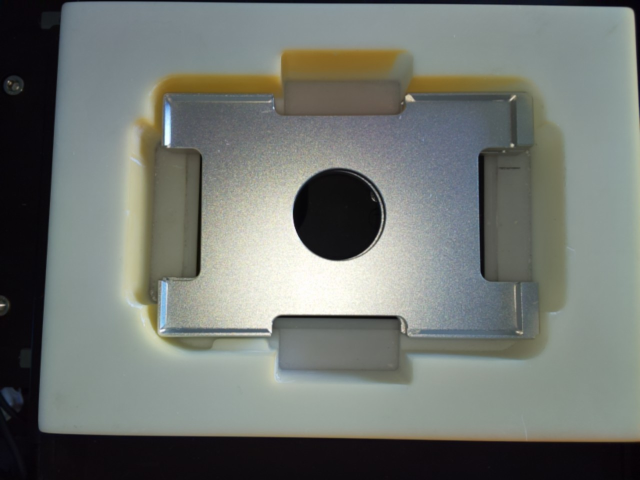
#> input picture vision/reference_images/view/microscope_20261103_232336.jpg, 1280 x 960 px (shown at 1/2 size); its folder holds only this picture in this run
$ python -i occupancy.py   (imports and definitions only)   (older library calls are emulated)
#> lines starting #> are read from the running program, lines starting #| are printed output that depends on the picture
#> further down, picture is the input picture: shape (960, 1280, 3); mean B, G, R 112.7, 117.7, 113
"""Is there a plate in this seat? One picture in, `full` / `empty` / `unsure` out, by distance from the seat's EMPTY pictures.

The plate is never modelled (hundreds of types and colours, labs differ in lighting and background): each station keeps its own
empty references under reference_images/occupancy/<station>/empty_<stamp>_<camera>.jpg and the question is only "how far is
the live picture from the nearest empty one", measured against how far the empties are from each other. `full_*` pictures
are not used by the verdict.

Level 1 (no learning). Grey, region of interest (ROI, fractions of the frame: the central 60 % for the down camera over a seat,
the lower third for the front camera at a slot mouth, per-station overrides in ROI), 320 px wide, Gaussian blur. Three differences between the live ROI and one empty reference, all 0 for identical pictures:
  ncc   1 - normalised cross-correlation (cv2.matchTemplate TM_CCOEFF_NORMED), the live centre searched over +-SHIFT px in the
        reference so a millimetre of arm repeatability does not count as a difference
  grad  1 - normalised cross-correlation of the Sobel gradient magnitude maps (structure; noise amplitude and lighting gain cancel)
  edge  |log(Canny edge density live / empty)|, thresholds from the median grey of each picture
score = ncc + edge, against the nearest empty reference (grad is reported, not scored: it measures sensor noise on speckled metal).
Values seen 2026-11-04: two empties of the module 28 minutes apart 0.11, a clear 96-well plate in a slot 0.5..1.1, on a seat 0.7..0.9.

Threshold. N = the empty noise: the largest leave-one-out empty-vs-empty score (with 4 or more empties also mean + 3 sd), never
below NOISE_FLOOR; with a single empty nothing can be measured and the conservative DEFAULT_NOISE is used (Station.calibrated
says which).
verdict: score <= LOW * N -> empty; score >= HIGH * N -> full; between -> unsure.

Level 2 (optional, `deep=True`): PatchCore-style, CPU. ResNet18 (onnx model zoo, resnet18-v1-7) patch features from the
stage-3 output (14 x 14 x 256 over the 224 px ROI), nearest-neighbour L2 distance from each live patch to all patches of all
empty references, score = 95th percentile of those distances. Needs onnxruntime and the model file (MODEL); absent -> None.

    from vision.occupancy import Station
    st = Station.load("microscope")           # camera chosen by camera_for(); empties read and calibrated
    v = st.verdict(cv2.imread(path))          # v.state, v.score, v.noise, v.nearest, v.features
"""
from __future__ import annotations

import glob
import os
from dataclasses import dataclass, field

import cv2
import numpy as np

HERE = os.path.dirname(os.path.dirname(os.path.abspath(__file__)))
REFS = os.path.join(HERE, "vision", "reference_images", "occupancy")
MODEL = os.environ.get("OCC_MODEL", os.path.join(HERE, "vision", "models", "resnet18-v1-7.onnx"))

WIDTH = 320            # px, the ROI is resized to this width
BLUR = 1.5             # Gaussian sigma after the resize
SHIFT = 8              # px of shift tolerance in the correlation search (at WIDTH)
DEFAULT_NOISE = 0.25   # score units, the empty noise assumed when only one empty exists (ncc + edge: two empties 28 min apart scored 0.11)
NOISE_FLOOR = 0.15     # the noise is never taken below this: two empties minutes apart (A1: 0.00) have not seen a day's light or the arm's drift
LOW, HIGH = 1.5, 2.5   # reported bands as multiples of the empty noise; the verdict uses the fixed bands below
EMPTY_MAX, FULL_MIN = 0.30, 0.45   # verdict: distance to the nearest empty reference; between the two is unsure
ROI_DEFAULT = (0.2, 0.2, 0.8, 0.8)   # x0, y0, x1, y1 as fractions of the frame: the central 60 % (down camera over a seat)
ROI_SLOT = (0.22, 0.65, 0.80, 1.0)   # front camera at a slot's approach point: the plate fills the lower third between the walls
ROI = {}                             # per-station overrides, e.g. "A1": (0.25, 0.6, 0.75, 1.0)
CAMERA = {"microscope": "down", "polar": "down"}   # the seat seen from above; slots (anything else) use the front camera


def camera_for(station):
    return CAMERA.get(station, "front")


def roi_for(station):
    return ROI.get(station, ROI_DEFAULT if camera_for(station) == "down" else ROI_SLOT)


def prepare(image, roi=ROI_DEFAULT):
    """Grey ROI at WIDTH px, blurred. `image` is a BGR or grey frame."""
#> called with roi = (0.2, 0.2, 0.8, 0.8)
    g = image if image.ndim == 2 else cv2.cvtColor(image, cv2.COLOR_BGR2GRAY)
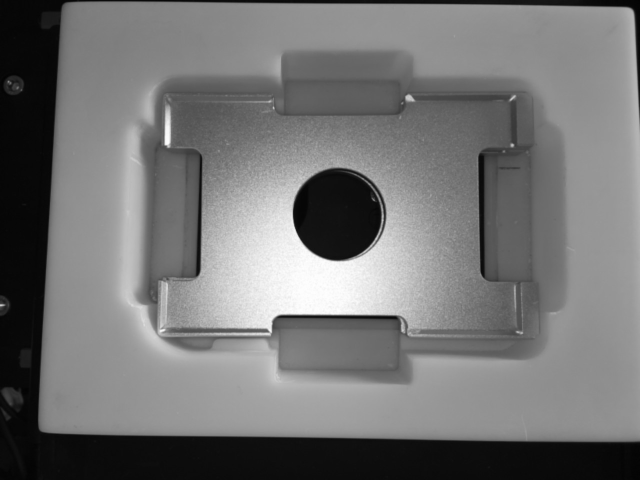
#> g: shape (960, 1280) (shown at 1/2 size); min 1, max 255, mean 115.7
    h, w = g.shape
#> h = 960; w = 1280
    x0, y0, x1, y1 = int(roi[0] * w), int(roi[1] * h), int(roi[2] * w), int(roi[3] * h)
#> x0 = 256; y0 = 192; x1 = 1024; y1 = 768
    g = g[y0:y1, x0:x1]
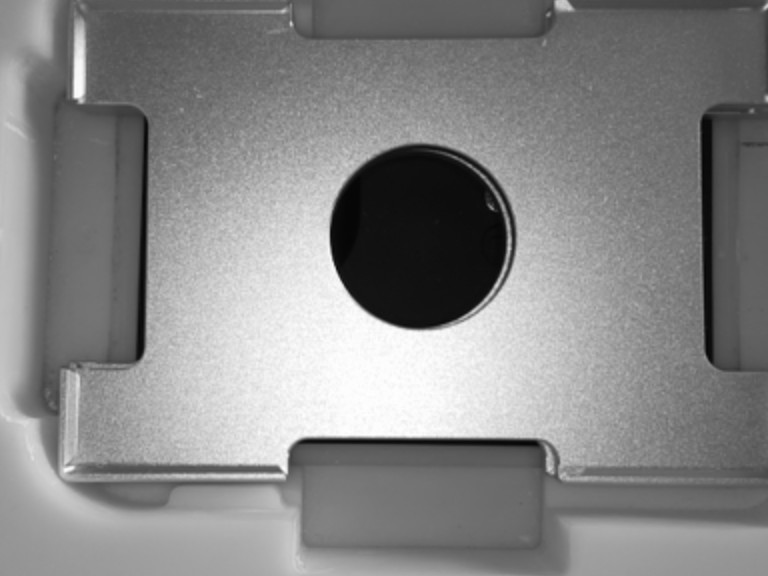
#> g: shape (576, 768); min 4, max 255, mean 134.7
    g = cv2.resize(g, (WIDTH, int(round(g.shape[0] * WIDTH / g.shape[1]))), interpolation=cv2.INTER_AREA)
#> g: shape (240, 320)
    return cv2.GaussianBlur(g, (0, 0), BLUR)
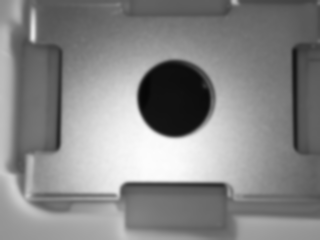
#> returned value: shape (240, 320); min 6, max 252, mean 134.7


def _grad(g):
    m = cv2.magnitude(cv2.Sobel(g, cv2.CV_32F, 1, 0, ksize=3), cv2.Sobel(g, cv2.CV_32F, 0, 1, ksize=3))
    return m / (m.mean() + 1e-6)


def _edges(g):
    m = float(np.median(g))
    return cv2.Canny(g, int(max(0, 0.66 * m)), int(min(255, 1.33 * m)))


# [17 lines left out: functions features, score, not called in this run]


def pictures(station, camera, state):
    """Paths of the recorded pictures of one station, camera and state, oldest first."""
    return sorted(glob.glob(os.path.join(REFS, station, f"{state}_*_{camera}.jpg")))


@dataclass
class Verdict:
    state: str            # full / empty / unsure
    score: float
    noise: float
    nearest: str          # file name of the closest empty reference
    features: dict
    deep: float | None = None


@dataclass
class Station:
    name: str
    camera: str
    roi: tuple
    empties: list = field(default_factory=list)   # [(file name, prepared array)]
    noise: float = DEFAULT_NOISE
    calibrated: bool = False                       # False: noise is DEFAULT_NOISE because fewer than two empties exist
    loo: list = field(default_factory=list)        # leave-one-out empty-vs-empty scores
    _deep: object = None

    # [55 lines left out: functions load, calibrate, distance, verdict, deep_score, not called in this run]


def _roi_crop(image, roi):
    h, w = image.shape[:2]
    return image[int(roi[1] * h):int(roi[3] * h), int(roi[0] * w):int(roi[2] * w)]


_EMB = []


# [23 lines left out: function _embedder, not called in this run]

>>> import cv2
>>> picture = cv2.imread('reference_images/view/microscope_20261103_232336.jpg')
>>> result = prepare(picture)

$ run again, on vision/reference_images/view/polar_20261103_231204.jpg
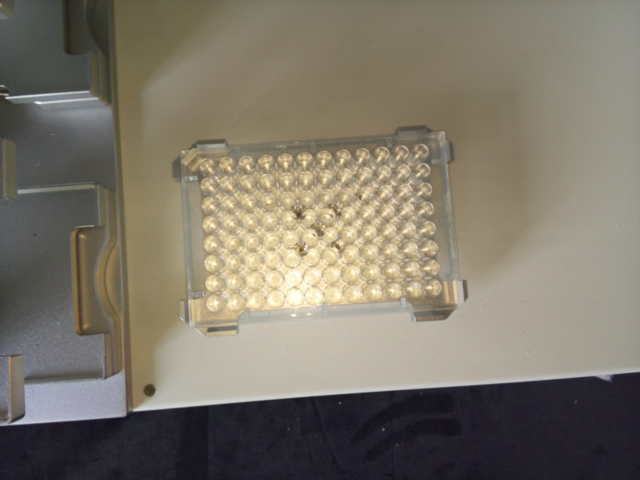
#> input picture vision/reference_images/view/polar_20261103_231204.jpg, 1280 x 960 px (shown at 1/2 size)
#> picture is the input picture: shape (960, 1280, 3); mean B, G, R 105.4, 118.7, 125.4
#> in prepare, `g = image if image.ndim == 2 else cv2.cvtColor(image, cv2.COLOR_BGR2GR..`:
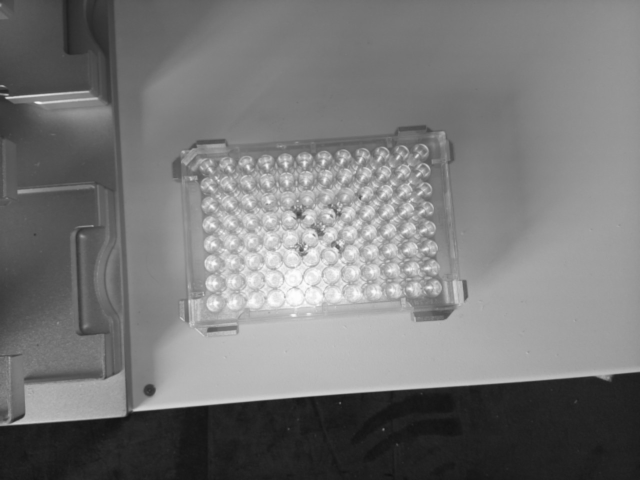
#> g: shape (960, 1280) (shown at 1/2 size); min 15, max 255, mean 119.2
#> in prepare, `g = g[y0:y1, x0:x1]`:
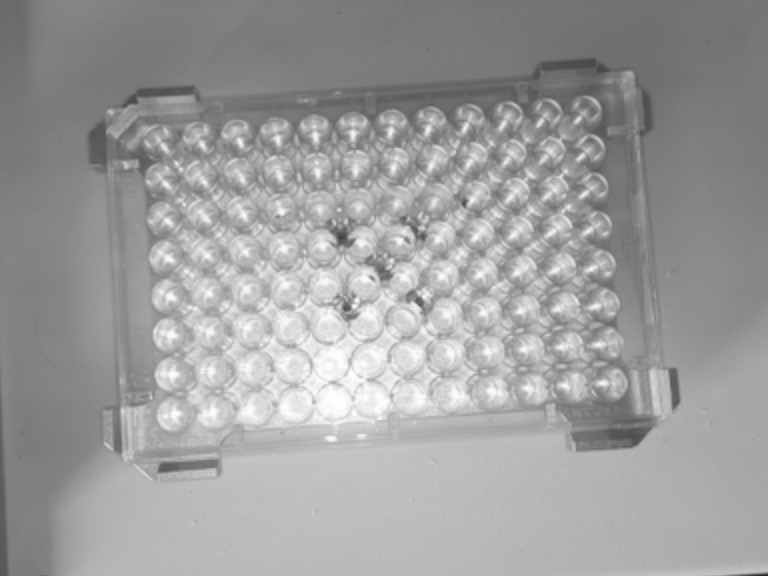
#> g: shape (576, 768); min 37, max 255, mean 157.4
